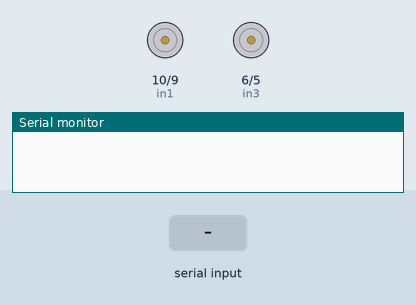
Simulated run of this sketch. Board: Arduino Uno, built with avr-gcc and run on an emulated ATmega328P. Parts: motor-driver pin pairs drawn as motors (green arrow = first pin HIGH = forward, orange = second pin HIGH = backward, longer = more drive, scaled by the enable pin), the last lines printed to the serial monitor. The test bench sets the inputs (shaded band).

Above: at 1.2 s.
1.3 s: byte 1 (1) received over Serial
At 2.5 s:
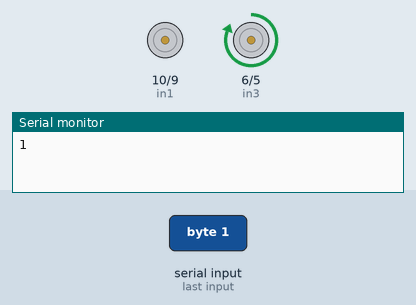
2.8 s: byte 2 (2) received over Serial
At 3.9 s:
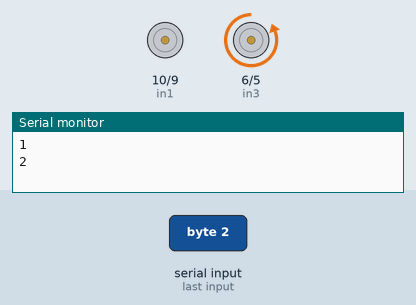
4.3 s: byte 3 (3) received over Serial
At 5.2 s:
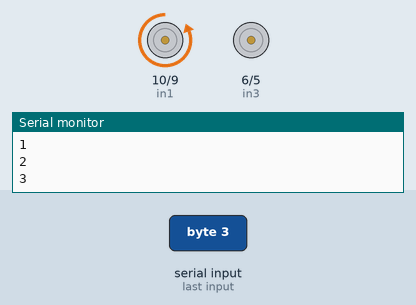
5.9 s: byte 4 (4) received over Serial
At 6.4 s:
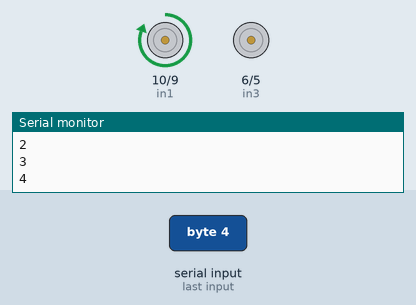
7.4 s: byte 6 (6) received over Serial
At 8.6 s:
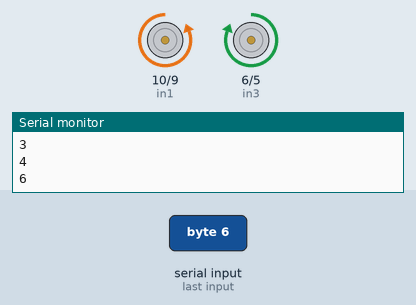
8.9 s: byte 7 (7) received over Serial
At 9.9 s:
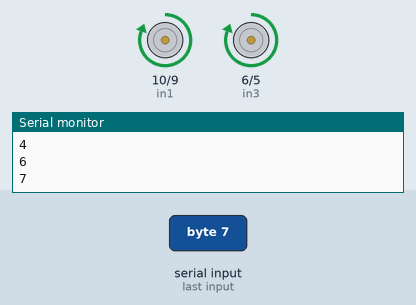
Timing chart, 0 to 11.4 s (numbered marks = the images above; inputs shaded):
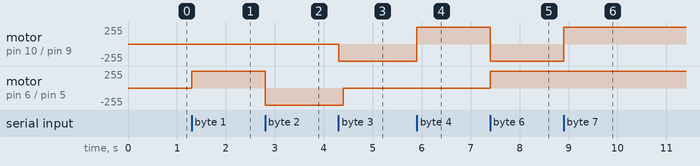

The sketch:

ard-rpi-serial.ino
```cpp
// assign pin num
// steering pins
int ena = 11; // PWM
int in1 = 10;
int in2 = 9;


// forward/reverse
int enb = 7; // PWM
int in3 = 6;
int in4 = 5;


// duration for output
int time = 100;
// initial command
int command = 0;

void setup() {
  pinMode(in1, OUTPUT);
  pinMode(in2, OUTPUT);
  pinMode(ena, OUTPUT);

  pinMode(in3, OUTPUT);
  pinMode(in4, OUTPUT);
  pinMode(enb, OUTPUT);


  Serial.begin(115200);
}

void loop() {
  //receive command
  if (Serial.available() > 0){
    command = Serial.read();
    Serial.print(command);
    Serial.print("\n");
    Serial.print("\n");
    command = command;
  }
  else{
    reset();
    // command = 0;
  }
   send_command(command,time);
}

void right(int time){
 digitalWrite(ena, HIGH);
 digitalWrite(in1, LOW);
 digitalWrite(in2, HIGH);

  delay(time);
}

void left(int time){

 digitalWrite(ena, HIGH);
 digitalWrite(in1, HIGH);
 digitalWrite(in2, LOW);

 delay(time);
}

void forward(int time){

 digitalWrite(enb, HIGH);
 digitalWrite(in3, HIGH);
 digitalWrite(in4, LOW);

  delay(time);
}

void reverse(int time){
 digitalWrite(enb, HIGH);
 digitalWrite(in3, LOW);
 digitalWrite(in4, HIGH);

  delay(time);
}

void forward_right(int time){
 digitalWrite(enb, HIGH);
 digitalWrite(in3, HIGH);
 digitalWrite(in4, LOW);

 digitalWrite(ena, HIGH);
 digitalWrite(in1, LOW);
 digitalWrite(in2, HIGH);


  delay(time);
}

void reverse_right(int time){
 digitalWrite(enb, HIGH);
 digitalWrite(in3, LOW);
 digitalWrite(in4, HIGH);

 digitalWrite(ena, HIGH);
 digitalWrite(in1, LOW);
 digitalWrite(in2, HIGH);
  delay(time);
}

void forward_left(int time){
 digitalWrite(enb, HIGH);
 digitalWrite(in3, HIGH);
 digitalWrite(in4, LOW);

 digitalWrite(ena, HIGH);
 digitalWrite(in1, HIGH);
 digitalWrite(in2, LOW);


  delay(time);
}

void reverse_left(int time){
 digitalWrite(enb, HIGH);
 digitalWrite(in3, LOW);
 digitalWrite(in4, HIGH);

 digitalWrite(ena, HIGH);
 digitalWrite(in1, HIGH);
 digitalWrite(in2, LOW);

  delay(time);
}

void reset(){
  digitalWrite(in1, LOW);
  digitalWrite(in2, LOW);
  digitalWrite(ena, LOW);

  digitalWrite(in3, LOW);
  digitalWrite(in4, LOW);
  digitalWrite(enb, LOW);
}

void send_command(int command, int time){
  switch (command){

     //reset command
     case 0: reset(); break;

     // single command
     case 1: forward(time); break;
     case 2: reverse(time); break;
     case 3: right(time); break;
     case 4: left(time); break;

     //combination command
     case 6: forward_right(time); break;
     case 7: forward_left(time); break;
     case 8: reverse_right(time); break;
     case 9: reverse_left(time); break;

     default: Serial.print("Inalid Command\n");
    }
}
```

Measured:
- after the input at 1.3 s, motor on pin 6 (in3) / pin 5 (in4): stopped → forward 255/255 at once
- after the input at 2.8 s, motor on pin 6 (in3) / pin 5 (in4): forward 255/255 → backward 255/255 at once
- after the input at 4.3 s, motor on pin 10 (in1) / pin 9 (in2): stopped → backward 255/255 at once; motor on pin 6 (in3) / pin 5 (in4): backward 255/255 → stopped after 0.10 s
- after the input at 5.9 s, motor on pin 10 (in1) / pin 9 (in2): backward 255/255 → forward 255/255 at once
- after the input at 7.4 s, motor on pin 10 (in1) / pin 9 (in2): forward 255/255 → backward 255/255 at once; motor on pin 6 (in3) / pin 5 (in4): stopped → forward 255/255 at once
- after the input at 8.9 s, motor on pin 10 (in1) / pin 9 (in2): backward 255/255 → forward 255/255 at once
